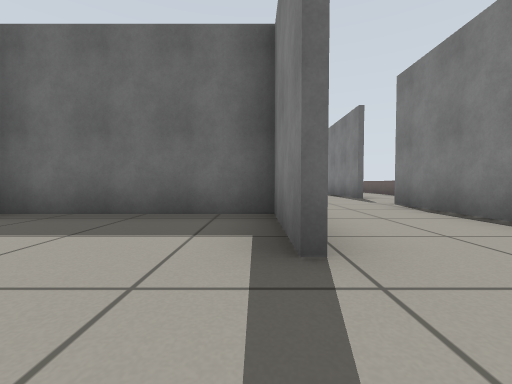
View 1 (above)

23 first-person views from a walk through a world built for the Gazebo simulator. The camera is 0.42 m above the floor, tilts 2° down and sees 90° across. The floor is counted in squares, 1 m on a side. Each view is taken from the middle of a square. On the plan, view 1 faces up. The plan holds only what a view shows up to about 9 squares ahead; the rest is blank.

View 2
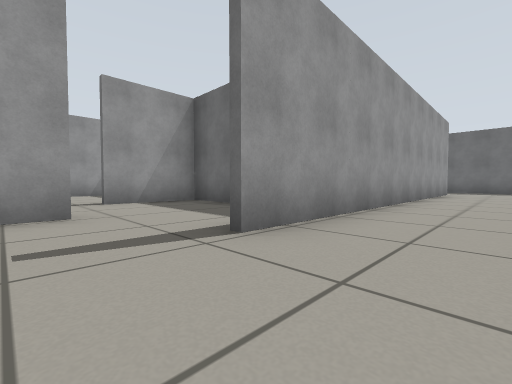

View 3
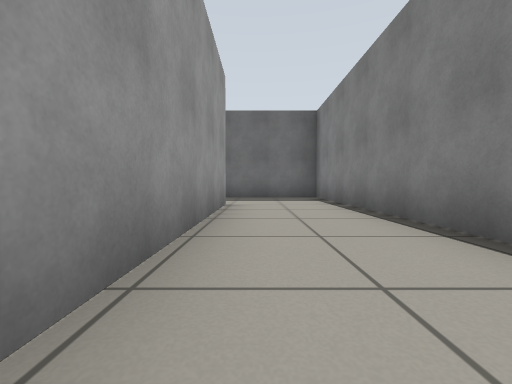

View 4
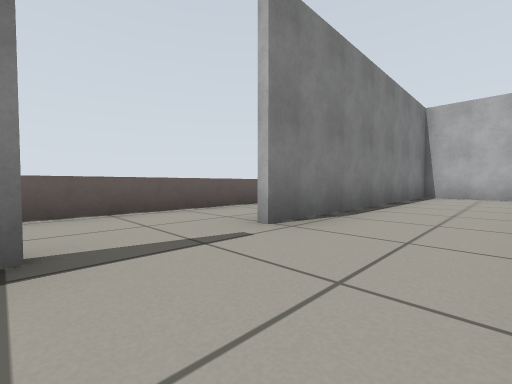

View 5
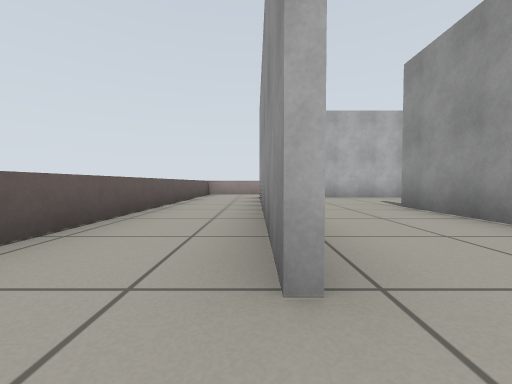

View 6
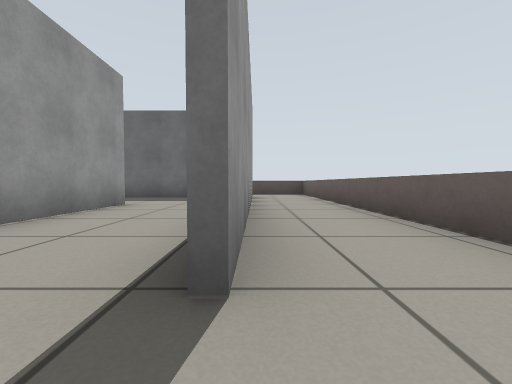

View 7
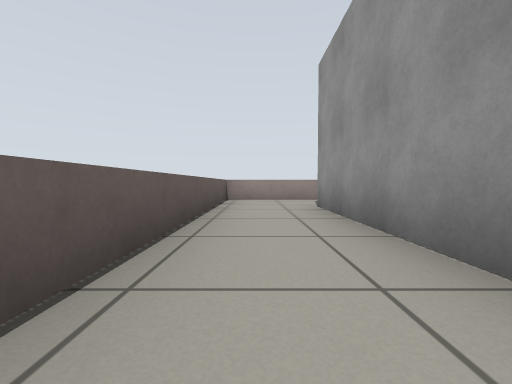

View 8
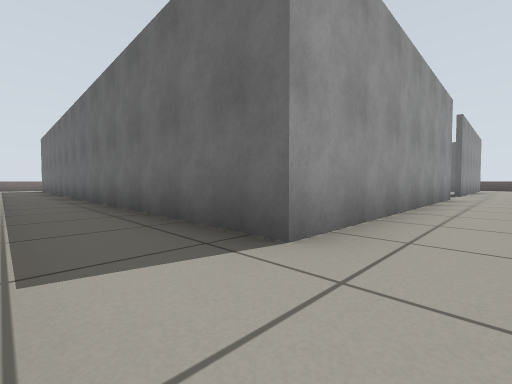

View 9
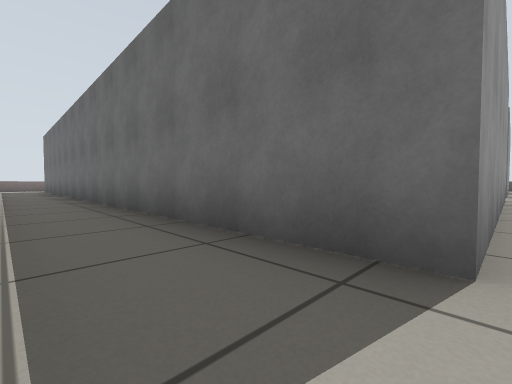

View 10
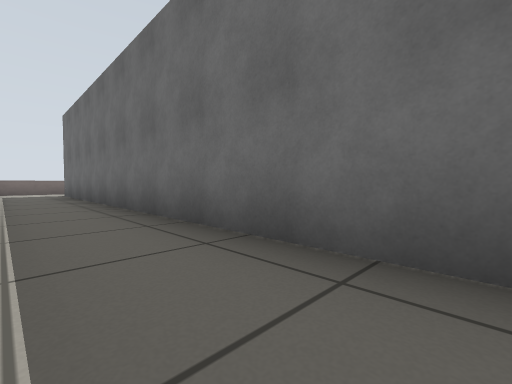

View 11
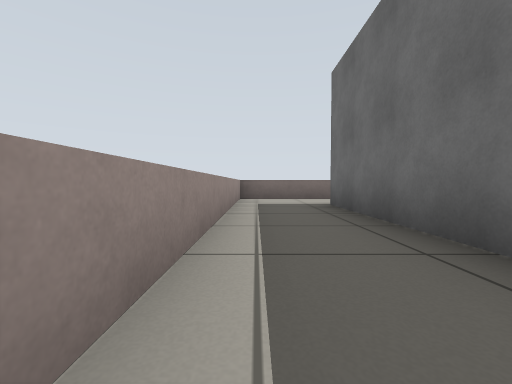

View 12
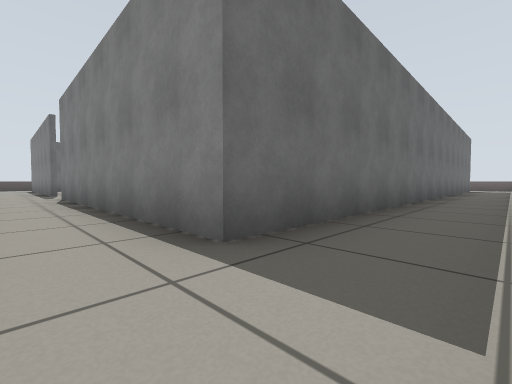

View 13
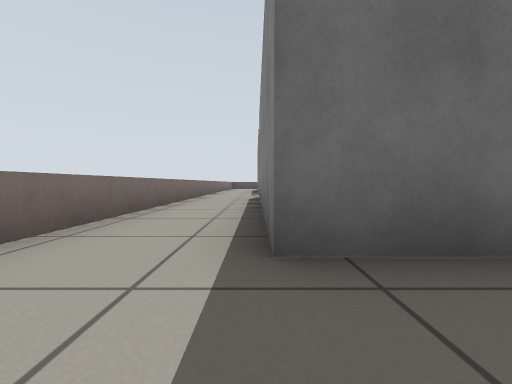

View 14
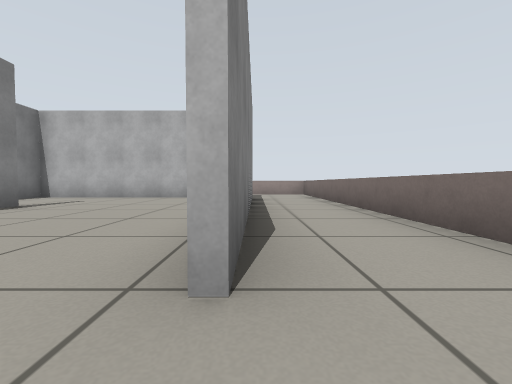

View 15
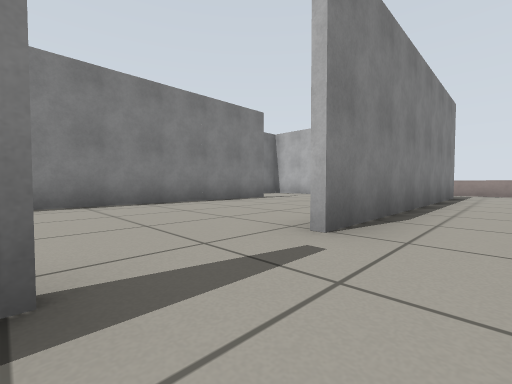

View 16
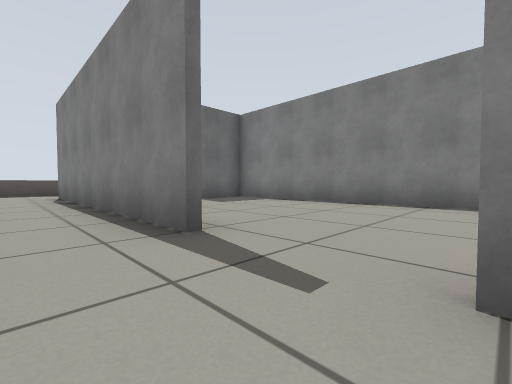

View 17
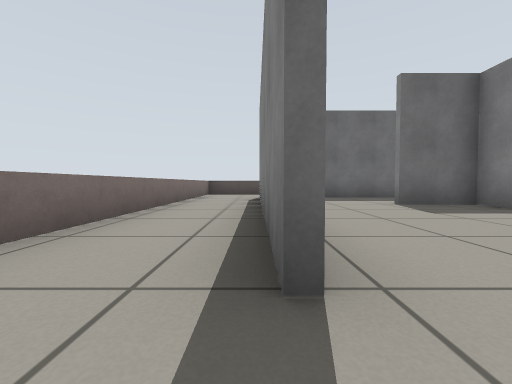

View 18
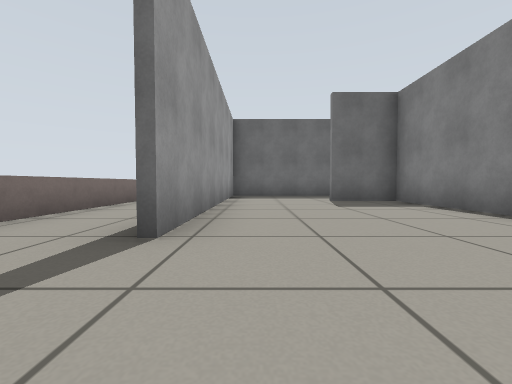

View 19
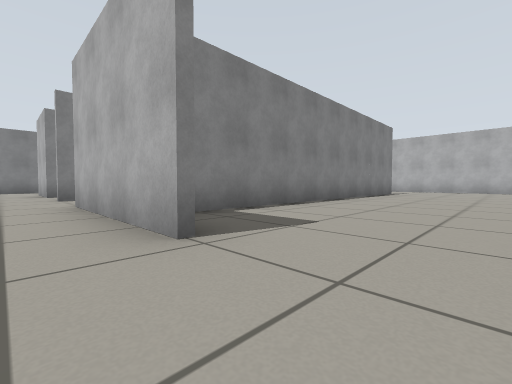

View 20
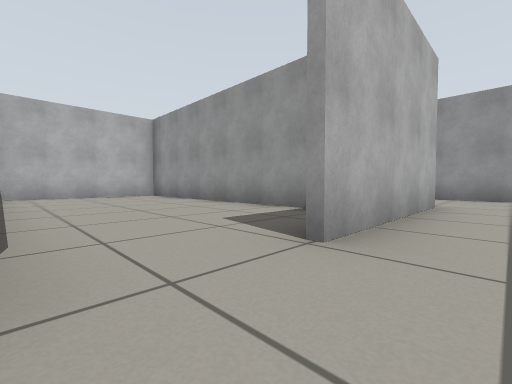

View 21
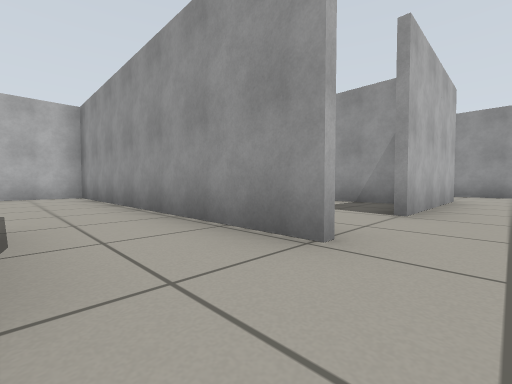

View 22
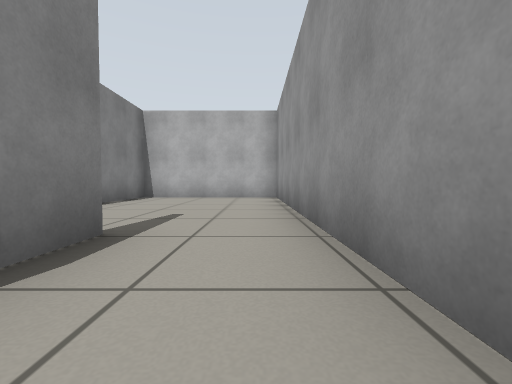

View 23
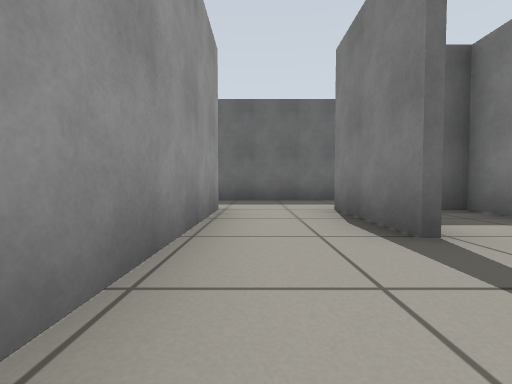

### Floor plan
Points are (right, up) in squares from view 1. A wall is a line through its corners. A room is listed if a view was taken in it or the views show most of it. See-through windows are left out.
Room 1 (views 1, 2, 3, 4, 5, 6)
walls: (2.8, 6.9) (2.8, 13.4) (0.6, 13.4); (0.3, 1.4) (0.3, 3.4) (-1.4, 3.4); (-1.6, 0.6) (-1.6, -0.1); (0.4, 11.1) (0.4, 1.4); (-1.2, -1.4) (2.8, -1.4) (2.8, 5.1)
ways out: opening at (3, 6) to room 2; opening at (0, 12) to room 5; opening at (-2, 1.5)
Room 2 (views 7, 8, 9)
walls: (2.9, 5.1) (2.9, -1.6); (2.4, -3.4) (4.7, -3.4) (4.7, 13.5); (2.9, 12.7) (2.9, 6.9)
ways out: opening at (3, 6) to room 1; opening at (2, -3) to room 3; opening at (4, 14)
Room 3 (views 10, 11, 12, 13, 14, 15, 16, 17)
walls: (-13.7, 6) (-13.7, -3.4) (-7.4, -3.4); (-11.9, 6.9) (-11.9, 13.6); (-13.7, 13.5) (-13.7, 7.6); (2.9, -1.6) (-11.9, -1.6) (-11.9, 5.1)
ways out: opening at (2, -3) to room 2; opening at (-12, 6) to room 4; opening at (-13, 13)
Room 4 (views 18, 19, 20)
walls: (-7.6, 2.5) (-7.6, 1.5); (-7.8, 1.4) (-7.8, 10.9) (-9.3, 10.9); (-9.4, 11.1) (-5.5, 11.1); (-10, -1.4) (-5.8, -1.4) (-5.8, -0.6); (-7.9, 13.4) (-11.8, 13.4) (-11.8, 6.9)
ways out: opening at (-12, 6) to room 3; opening at (-4, 12) to room 5; opening at (-5, 11) to room 7; opening at (-6, 1.5)
Room 5 (view 21)
walls: (-1.8, 11.1) (0.4, 11.1); (0.6, 13.4) (-4, 13.4)
ways out: opening at (0, 12) to room 1; opening at (-4, 12) to room 4; opening at (-3, 12) to room 6
Room 6 (views 22, 23)
walls: (-1.8, 8.9) (-1.8, 11.1); (-3.6, 3.6) (0.3, 3.6) (0.3, 5.6); (0.3, 10.1) (0.3, 10.9); (-3.6, 11.1) (-3.6, 2.9)
ways out: opening at (-3, 12) to room 5
Room 7 (no view inside)
walls: (-7.6, 10.4) (-7.6, 3.6) (-4, 3.6)
ways out: opening at (-5, 11) to room 4

Where each view was taken, in squares from view 1:
view 1: 0 up, 0 right, facing up
view 2: 0 up, 2 right, facing up-left
view 3: 6 up, 1 right, facing up
view 4: 7 up, 1 right, facing down-right
view 5: 6 up, 3 right, facing down
view 6: 6 up, 3 right, facing up
view 7: 3 up, 4 right, facing down
view 8: 3 down, 4 right, facing up-left
view 9: 3 down, 3 right, facing up-left
view 10: 3 down, 2 left, facing up-left
view 11: 3 down, 7 left, facing left
view 12: 3 down, 13 left, facing up-right
view 13: 3 down, 12 left, facing up
view 14: 6 up, 12 left, facing down
view 15: 7 up, 13 left, facing down-right
view 16: 5 up, 13 left, facing up-right
view 17: 6 up, 12 left, facing up
view 18: 5 up, 11 left, facing up
view 19: 12 up, 11 left, facing down-right
view 20: 12 up, 4 left, facing down-left
view 21: 12 up, 2 left, facing down-left
view 22: 11 up, 3 left, facing down
view 23: 7 up, 3 left, facing up
